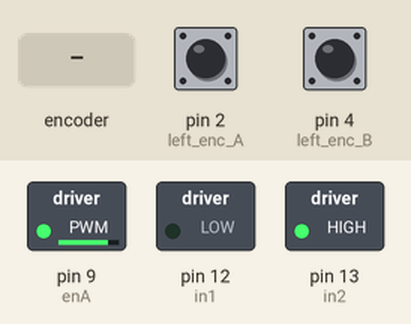
This sketch was run on a simulated Arduino Uno, built with avr-gcc and run on an emulated ATmega328P. On the bench: switched loads named in the sketch (green lamp = pin HIGH). Inputs (shaded band) come from the test bench; at power-on: pin 2 (left_enc_A) HIGH, pin 4 (left_enc_B) LOW. What the sketch prints to the serial monitor is not drawn.

Above: at 1.2 s.
1.3 s: rotary encoder on pin 2 (left_enc_A) / pin 4 (left_enc_B) turned 1 step (first pin leading)
Timing chart, 0 to 4.3 s (numbered marks = the images above; inputs shaded):
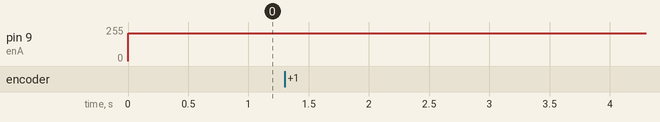

Measured:
- after the input at 1.3 s, every drawn part: stays the same

The sketch:

proba_rebre_encoders.ino.ino
```cpp
#define enA 9
#define in1 12
#define in2 13
#define left_enc_A 2
#define left_enc_B 4

unsigned int left_encoder_counter = 0; //número de pulsos
String left_encoder_sign = "p";  //direcció moviment
double left_wheel_vel = 0.0;   //rad/s

const double dt = 0.1; // tiempo entre lecturas en segundos
const int PPR = 824;


void setup() {

  pinMode(enA, OUTPUT);
  pinMode(in1, OUTPUT);
  pinMode(in2, OUTPUT);
  pinMode(left_enc_B, INPUT);

  attachInterrupt(digitalPinToInterrupt(left_enc_A),leftEncoderCallback,RISING);

  digitalWrite(in1,LOW);
  digitalWrite(in2,HIGH);

  Serial.begin(115200);

}

void loop() {

  double left_wheel_rev_s = left_encoder_counter / (PPR * dt);  //  1rpm = 0.10472 rad/s
  String encoder_read = left_encoder_sign + String(left_wheel_rev_s, 3);


  Serial.println(encoder_read);
  analogWrite(enA, 210);

  left_encoder_counter = 0;
  delay(100);
}


void leftEncoderCallback() {

  left_encoder_counter++;

  if(digitalRead(left_enc_B)==HIGH){ //Si se detecta un flanco de subida en A y B ya esta HIGH...

    left_encoder_sign="p"; //Movimiento positivo
  }
  else{

    left_encoder_sign="n"; //Movimiento negativo
  }
}
```
